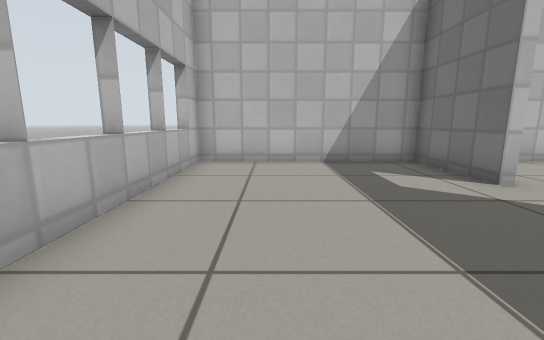
View 1 (above)

12 first-person views from a walk through a robot-simulator world made for Gazebo. The camera is 0.59 m above the floor, tilts 10° down and sees 90° across. The floor is counted in squares, 0.5 m on a side. Each view is taken from the middle of a square. On the plan, view 1 faces up. The plan holds only what a view shows up to about 12 squares ahead; the rest is blank. Simple patterns stand in for the simulator's built-in surfaces.

View 2
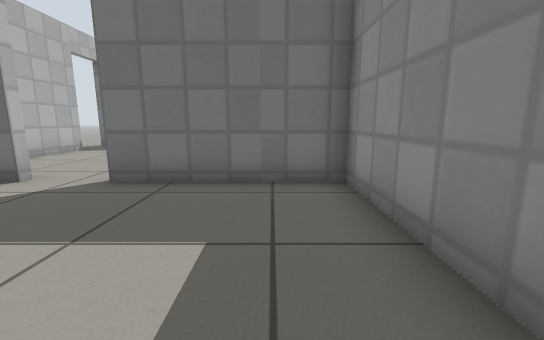

View 3
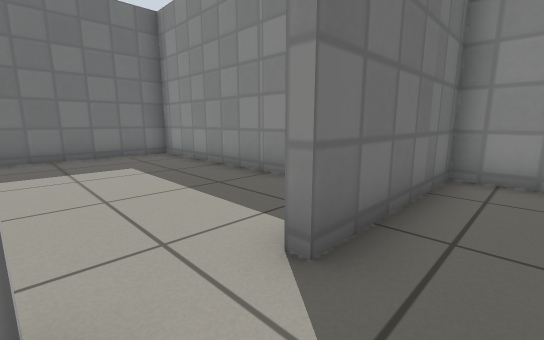

View 4
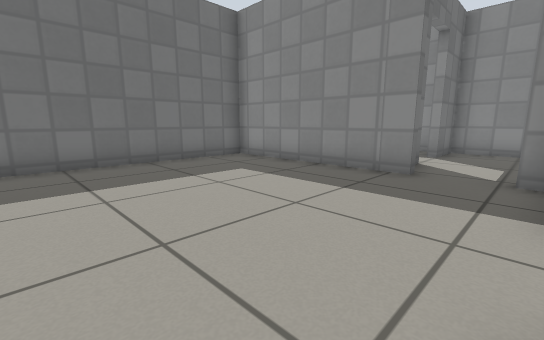

View 5
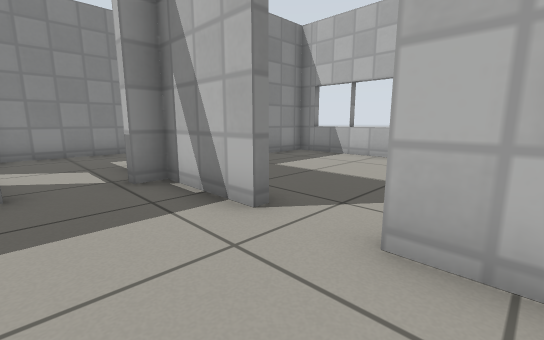

View 6
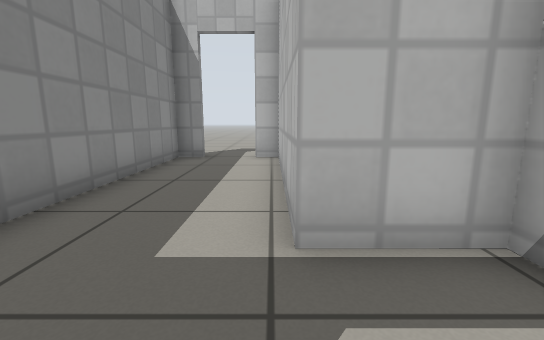

View 7
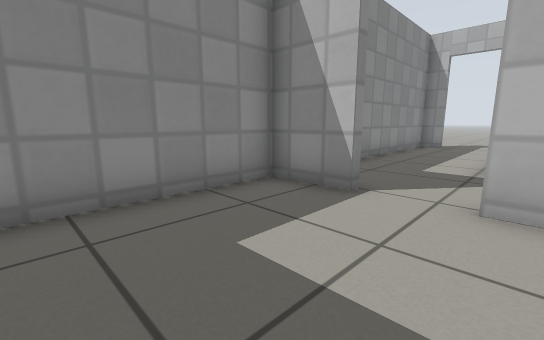

View 8
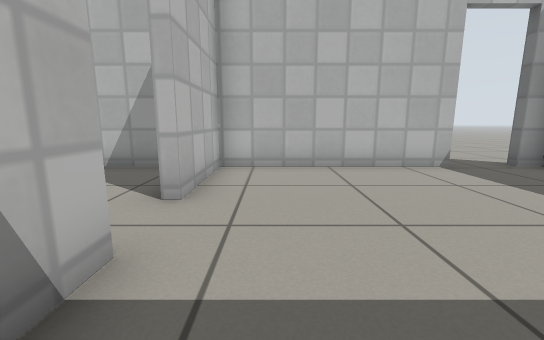

View 9
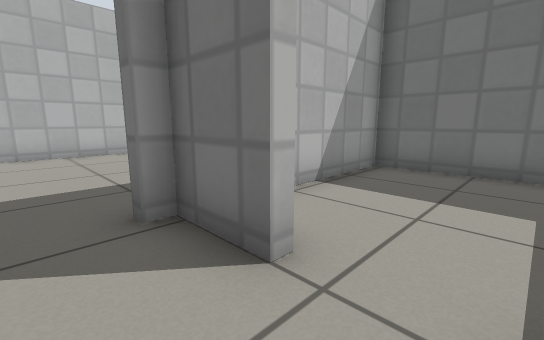

View 10
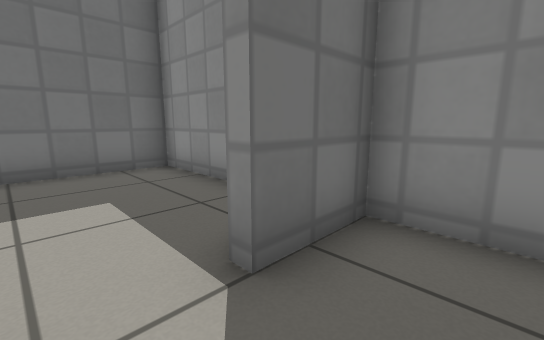

View 11
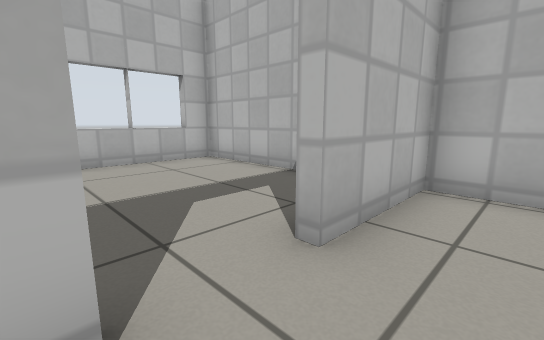

View 12
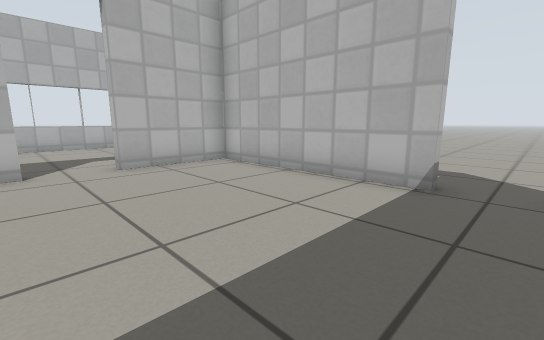

### Floor plan
Points are (right, up) in squares from view 1. A wall is a line through its corners. A room is listed if a view was taken in it or the views show most of it. See-through windows are left out.
Room 1 (views 1, 2, 3)
walls: (4.3, 5) (4.3, 8.2) (-2.2, 8.2) (-2.2, -1.5) (4.3, -1.5) (4.3, 3.3)
ways out: open door at (4.3, 4.3) to room 2
Room 2 (views 4, 5, 8, 11, 12)
walls: (7.1, 0.5) (13.2, 0.5) (13.2, 8.2); (4.6, 3.2) (4.6, 0.5) (5.3, 0.5); (10.8, 8.2) (4.6, 8.2) (4.6, 5)
ways out: open door at (4.3, 4.3) to room 1; open door at (6.5, 0) to room 3; open door at (11.5, 8)
Room 3 (views 6, 9, 10)
walls: (5, 0.2) (4.6, 0.2) (4.6, -1.8) (-1.6, -1.8); (7.5, -1.5) (7.5, 0.2) (7.1, 0.2); (-2.2, -4.2) (-2.2, -5.2) (7.5, -5.2) (7.5, -3.3)
ways out: open door at (6.5, 0) to room 2; open door at (8, -2.5) to room 4; open door at (-2, -3.5)
Room 4 (view 7)
walls: (7.8, -0.9) (7.8, -1.5); (7.8, -3.3) (7.8, -5.2) (13.2, -5.2) (13.2, 0.2) (9.7, 0.2)
ways out: open door at (8, -2.5) to room 3

Positions as (right, up) in squares from view 1, and headings:
1: (0, 0), facing up
2: (-1, 0), facing right
3: (3, 5), facing down-right
4: (5, 7), facing down-right
5: (7, 6), facing down-left
6: (7, -2), facing left
7: (12, -1), facing down-left
8: (6, 1), facing up
9: (6, -3), facing up-right
10: (6, -2), facing down-right
11: (6, 3), facing up-left
12: (12, 3), facing up-left
